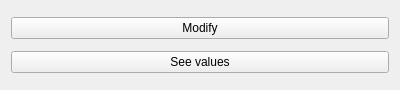
<?xml version="1.0" encoding="UTF-8"?>
<ui version="4.0">
 <class>Widget</class>
 <widget class="QWidget" name="Widget">
  <property name="geometry">
   <rect>
    <x>0</x>
    <y>0</y>
    <width>400</width>
    <height>90</height>
   </rect>
  </property>
  <property name="windowTitle">
   <string>Widget</string>
  </property>
  <layout class="QVBoxLayout" name="verticalLayout">
   <item>
    <widget class="QPushButton" name="modifyButton">
     <property name="text">
      <string>Modify</string>
     </property>
    </widget>
   </item>
   <item>
    <widget class="QPushButton" name="seeValuesButton">
     <property name="text">
      <string>See values</string>
     </property>
    </widget>
   </item>
  </layout>
 </widget>
 <layoutdefault spacing="6" margin="11"/>
 <resources/>
 <connections/>
</ui>
